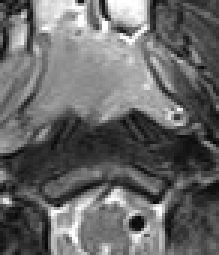
%> input picture codev2.0/GraphSeg/MICO_2D/cut_cancer_0.png, 73 x 85 px (shown 3 times larger)
$ octave Demo_MICO.m   (GNU Octave 9; MATLAB toolbox functions it lacks are replaced by stand-ins)
%> lines starting %> are read from the running program, lines starting %| are printed output that depends on the picture; in (x1, y1, x2, y2) boxes, pixels count from 0 and x2, y2 are one past the last pixel; in counts of white or black regions, pixels touching at a corner belong together; the program's own positions count from 1
### codev2.0/GraphSeg/MICO_2D/getBasisOrder3.m
function B = getBasisOrder3(Height,Wide)

for i =1:Height
    x(i,:) = -1:2/(Wide-1):1;
end
for i =1:Wide
    temp = -1:2/(Height-1):1;
    y(:,i) = temp';
end


bais = zeros(Height,Wide,10);
bais(:,:,1) = 1;
bais(:,:,2) = x;
bais(:,:,3) = (3.*x.*x - 1)./2;
bais(:,:,4) = (5.*x.*x.*x - 3.*x)./2;
bais(:,:,5) = y;
bais(:,:,6) = x.*y;
bais(:,:,7) = y.*(3.*x.*x -1)./2;
bais(:,:,8) = (3.*y.*y -1)./2;
bais(:,:,9) = (3.*y.*y -1).*x./2;
bais(:,:,10) = (5.*y.*y.*y -3.*y)./2;


B = bais;
for kk=1:10
    A=bais(:,:,kk).^2;
    r = sqrt(sum(A(:)));
    B(:,:,kk)=bais(:,:,kk)/r;
end

### codev2.0/GraphSeg/MICO_2D/get_energy.m
function energy = get_energy(Img,b,C,M,ROI,q);

N = size(M,3);
energy = 0;

for k = 1 : N
    C_k=C(k)*ones(size(Img));
    energy = energy + sum(sum((Img.*ROI - b.*C_k.*ROI).^2.*M(:,:,k).^q));
end

### codev2.0/GraphSeg/MICO_2D/MICO.m
function [M_out, b_out, C_out]=  MICO(Img,q,W,M,C,b,Bas,GGT,ImgG, Iter, iterCM)
% This code implements the MICO algorithm for joint segmentation and  bias field estimation
% proposed in the following paper:
%      C. Li, J.C. Gore, and C. Davatzikos,
%      "Multiplicative intrinsic component optimization (MICO) for MRI bias field estimation and tissue segmentation", Magnetic Resonance
%      Imaging , vol. 32 (7), pp. 913-923, 2014
%
% All rights researved by Chunming Li
% E-mail: li_chunming@hotmail.com
% URL: http://imagecomputing.org/~cmli/
% Copyright (c) by Chunming Li
% Author: Chunming Li

for n = 1:Iter

    C = updateC(Img, W, b, M);
    for k=1:iterCM
        N_class=size(M,3);
        e=zeros(size(M));
        for kk=1:N_class
            D(:,:,kk) = (Img-C(kk)*b).^2;
        end
        M = updateM(D,q);
    end
end

b_out = updateB(Img, q, C, M, Bas,GGT,ImgG);
M_out=M;
C_out=C;


%%%%%%%%%%%%%%%%%%
%%%  update b  %%%
function b =updateB(Img, q, C, M, Bas,GGT,ImgG)

PC2 = zeros(size(Img));
PC=PC2;

N_class=size(M,3);
for kk=1:N_class
    PC2=PC2+C(kk)^2*M(:,:,kk).^q;
    PC=PC+C(kk)*M(:,:,kk).^q;
end

N_bas=size(Bas,3);
V=zeros(N_bas,1);
for ii=1:N_bas
    ImgG_PC=ImgG{ii}.*PC;    % Mask in ImgG
    V(ii)=sum(ImgG_PC(:));   % inner product
    for jj=ii:N_bas
        B = GGT{ii,jj}.*PC2; % Mask in GGT
        A(ii,jj)=sum(B(:));  % inner product
        A(jj,ii)=A(ii,jj);
    end
end
clear PC1;
clear PC2;
clear B;
clear ImgG_PC;
coeff=inv(A)*V;

b=zeros(size(Img));
for kk=1:N_bas
    b=b+coeff(kk)*Bas(:,:,kk);
end

%%%%%%%%%%%%%%%%%%
%%%  update C  %%%
% [12 lines left out: function updateC, not called in this run]

%%%%%%%%%%%%%%%%%%
%%%  update M  %%%
% [21 lines left out: function updateM, not called in this run]

### codev2.0/GraphSeg/MICO_2D/Demo_MICO.m
% This Matlab file demomstrates the method for segmentation of bias field correction
% in Chunming Li et al's paper:
%    "Multiplicative intrinsic component optimization (MICO) for MRI bias field estimation and tissue segmentation",
%     Magnetic Resonance Imaging, vol. 32 (7), pp. 913-923, 2014
% Author: Chunming Li, all rights reserved
% E-mail: li_chunming@hotmail.com
% URL:  http://imagecomputing.org/~cmli/

clc;close all;clear all;
iterNum = 20;
N_region=3;  q=1;
Img=imread('cut_cancer_0.png');
%> Img is the input picture: size 85x73x3 uint8; min 5, max 255, mean 103.8
Img = double(Img(:,:,1));
%> Img: size 85x73 double
%load ROI
A=255;
Img_original = Img;
[nrow,ncol] = size(Img);n = nrow*ncol;
%> after `[nrow,ncol] = size(Img)`: nrow = 85; ncol = 73
%> after `n = nrow*ncol`: n = 6205

ROI = (Img>5); ROI = double(ROI);
%> after `ROI = (Img>5)`:
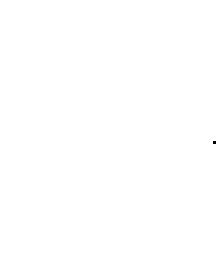
%> ROI: size 85x73 logical (shown 3 times larger); 100% white; black in thin lines or dots, all inside (x1, y1, x2, y2) = (71, 47, 72, 48)

tic

Bas=getBasisOrder3(nrow,ncol);
%> after the loop in getBasisOrder3, `for i =1:Wide`:
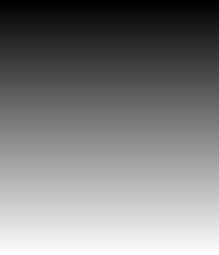
%> y: size 85x73 double (shown 3 times larger); min -1, max 1, mean 0; drawn with min black and max white
N_bas=size(Bas,3);
%> N_bas = 10
for ii=1:N_bas
    ImgG{ii} = Img.*Bas(:,:,ii).*ROI;
    for jj=ii:N_bas
        GGT{ii,jj} = Bas(:,:,ii).*Bas(:,:,jj).*ROI;
        GGT{jj,ii} = GGT{ii,jj} ;
    end
end
%> after the loop, GGT = 100 items; ImgG = 10 items


energy_MICO = zeros(3,iterNum);

b=ones(size(Img));
for ini_num = 1:1
     C=rand(3,1);
     C=C*A;
     M=rand(nrow,ncol,3);
     a=sum(M,3);
 for k = 1 : 3
     M(:,:,k)=M(:,:,k)./a;
 end

    [e_max,N_max] = max(M,[], 3);
    for kk=1:size(M,3)
        M(:,:,kk) = (N_max == kk);
    end
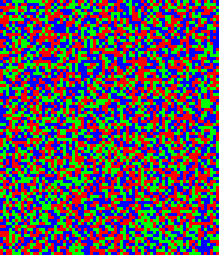
%> M: size 85x73x3 double (shown 3 times larger); mean R, G, B 0.348, 0.314, 0.338

    M_old = M; chg=10000;
    energy_MICO(ini_num,1) = get_energy(Img,b,C,M,ROI,q);
%> the loop in get_energy, `for k = 1 : N` made 3 passes
%> energy on passes 1 to 3: 34482558.6, 56595322.4, 63281927.8


    for n = 2:iterNum
        pause(0.1)

        [M, b, C]=  MICO(Img,q,ROI,M,C,b,Bas,GGT,ImgG,1, 1);
        energy_MICO(ini_num,n) = get_energy(Img,b,C,M,ROI,q);

        figure(2),
        if(mod(n,1) == 0)
            PC=zeros(size(Img));
            for k = 1 : N_region
                PC=PC+C(k)*M(:,:,k);
            end
            subplot(241),imshow(uint8(Img)),title('original')
            subplot(242),imshow(PC.*ROI,[]); colormap(gray);
            iterNums=['segmentation: ',num2str(n), ' iterations'];
            title(iterNums);
            subplot(243),imshow(b.*ROI,[]),title('bias field')
            img_debias = Img./b;
            subplot(244),imshow(uint8(img_debias.*ROI),[]),title('bias corrected')
            subplot(2,4,[5 6 7 8]),plot(energy_MICO(ini_num,:))
            xlabel('iteration number');
            ylabel('energy');
            pause(0.1)
        end
    end
%> this loop made 19 passes
%> C on passes 1 to 12: [102.2 102.9 106.4], [65.43 95.54 126.5], [48.35 93.64 133.8], [43.5 93.27 135.6], [41.84 93.31 136.1], [41.19 93.57 136], [40.72 93.62 136.1], [40.54 93.63 136.2], [40.4 93.61 136.3], [40.31 93.58 136.3], [40.27 93.51 136.4], [40.15 93.42 136.6]
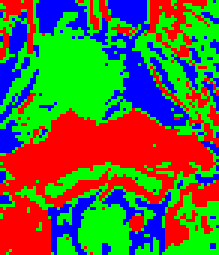
%> M: size 85x73x3 logical (shown 3 times larger); mean R, G, B 0.355, 0.422, 0.224
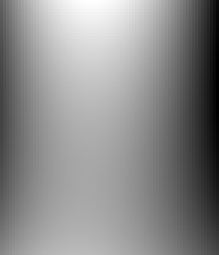
%> b: size 85x73 double (shown 3 times larger); min 0.554, max 1.78, mean 1.22; drawn with min black and max white
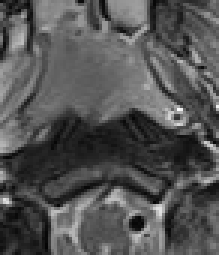
%> img_debias: size 85x73 double (shown 3 times larger); min 4.29, max 254.7, mean 84
%> after the loop, energy_MICO = 20 columns, first 8: [63281927.8 11900144.9 3923221.9 2526200.3 2255931.2 2155575.1 2111355.6 2089402.9; 0 0 0 0 0 0 0 0; 0 0 0 0 0 0 0 0]; iterNums = 'segmentation: 20 iterations'
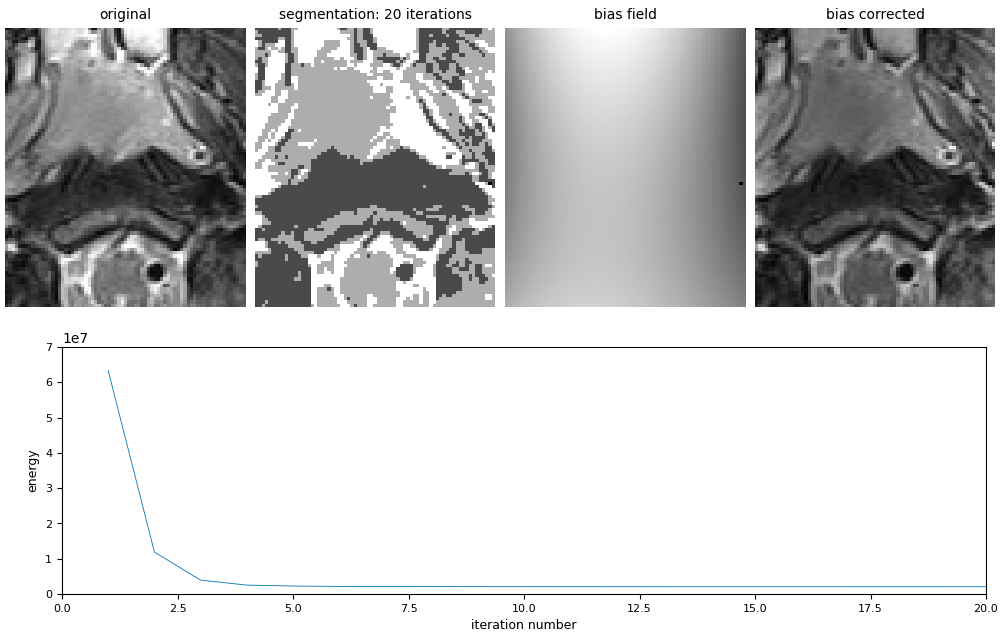
%> figure redrawn from the program's plot data, 5 panels
end

$ run again, with codev2.0/GraphSeg/MICO_2D/mprage178.tif saved as codev2.0/GraphSeg/MICO_2D/cut_cancer_0.png
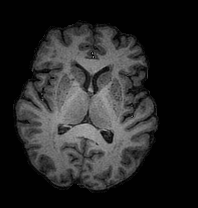
%> input picture codev2.0/GraphSeg/MICO_2D/mprage178.tif, 198 x 208 px
%> Img is the input picture: size 208x198x3 uint8; min 1, max 177, mean 38.2
%> Img: size 208x198 double
%> `ROI = (Img>5)`:
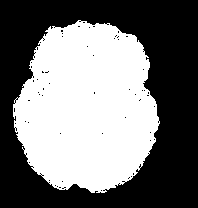
%> ROI: size 208x198 logical; 46.4% white; 1 white region, box (x1, y1, x2, y2) and area: (13, 20, 160, 193) 19108
%> after the loop `for ii=1:N_bas`: GGT = 100 items; ImgG = 10 items
%> the loop in get_energy, `for k = 1 : N` made 3 passes
%> energy on passes 1 to 3: 124184565.2, 211750254.3, 224924680.3
%> the loop `for n = 2:iterNum` made 19 passes
%> C on passes 1 to 8: [81.17 81.41 80.76], [79.15 94.74 55.58], [75.25 100.4 43.64], [74.54 102.1 37.93], [73.96 102.9 35.41], [73.52 103.4 34], [73.16 103.7 33.08], [72.9 103.9 32.54]
%> after the loop `for n = 2:iterNum`:
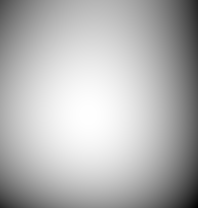
%> b: size 208x198 double; min -1.57, max 1.4, mean 0.536; drawn with min black and max white
%> after the loop `for n = 2:iterNum`: energy_MICO = 20 columns, first 8: [224924680.3 15135256.5 4250056.1 2532174.4 2241447.1 2159430.7 2120168.2 2100364.5; 0 0 0 0 0 0 0 0; 0 0 0 0 0 0 0 0]; iterNums = 'segmentation: 20 iterations'

$ run again, with codev2.0/GraphSeg/MICO_2D/mprage271.tif saved as codev2.0/GraphSeg/MICO_2D/cut_cancer_0.png
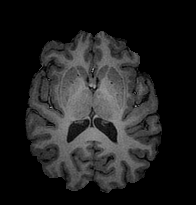
%> input picture codev2.0/GraphSeg/MICO_2D/mprage271.tif, 196 x 205 px
%> Img is the input picture: size 205x196x3 uint8; min 0, max 172, mean 32.1
%> Img: size 205x196 double
%> `ROI = (Img>5)`:
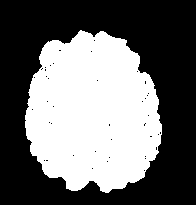
%> ROI: size 205x196 logical; 42.5% white; 1 white region, box (x1, y1, x2, y2) and area: (25, 30, 162, 193) 17069
%> after the loop `for ii=1:N_bas`: GGT = 100 items; ImgG = 10 items
%> the loop in get_energy, `for k = 1 : N` made 3 passes
%> energy on passes 1 to 3: 114838150.6, 199249722.3, 210734202.3
%> the loop `for n = 2:iterNum` made 19 passes
%> C on passes 1 to 8: [76.04 75.55 75.42], [91.08 0 53.8], [90.64 17.19 55.12], [89.69 21.08 57.42], [89.19 22.72 58.46], [88.82 23.83 59.13], [88.6 24.44 59.51], [88.45 24.78 59.76]
%> after the loop `for n = 2:iterNum`:
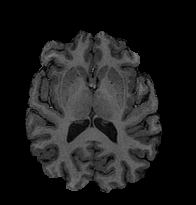
%> img_debias: size 205x196 double; min 0, max 135.9, mean 28.6
%> after the loop `for n = 2:iterNum`: energy_MICO = 20 columns, first 8: [210734202.3 11642149.2 2686787.8 1895011.6 1693035.3 1621445.3 1589046.1 1575294.3; 0 0 0 0 0 0 0 0; 0 0 0 0 0 0 0 0]; iterNums = 'segmentation: 20 iterations'
